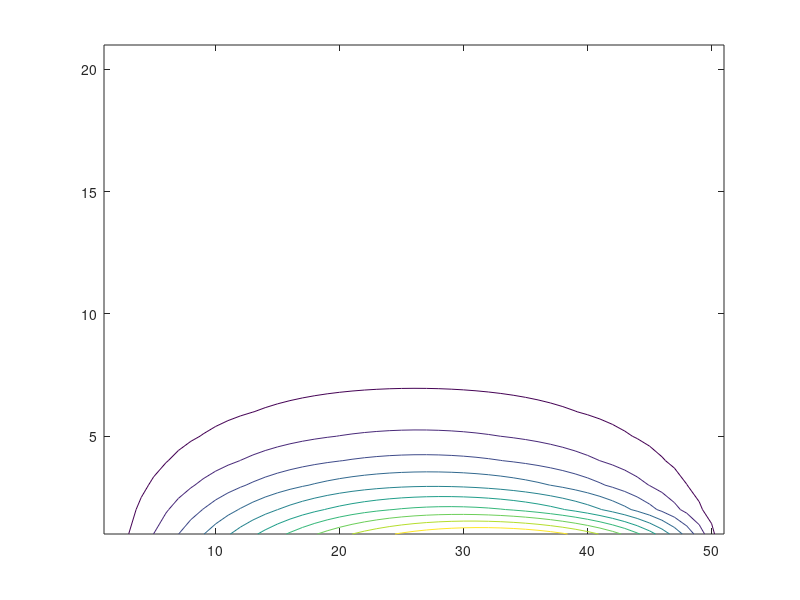

This chart was generated by the following MATLAB code:
function [] = parabolicbtcs()
%UNTITLED Summary of this function goes here
%   Detailed explanation goes here

f= @(x)(x-x*x)*exp(x);
M= 50;
N= 20;
x= 0:1/M:1;
t= 0:1/N:1;
h=(1/N)/((1/M)*(1/M));
U= zeros(N+1, M+1);
for i=1:M+1
    U(1,i)= f(x(i));
end
for j=1:N+1
    U(j,1)=0;
    U(j,M+1)=0;
end
for i=2:N+1
    A= zeros(M+1,M+1);
    R= zeros(M+1,1);
    for j=1:M+1
        if(j==1)
            A(1,1)=1;
            R(1)=0;
        else
            if(j==M+1)
                A(M+1,M+1)=1;
                R(M+1)=0;
            else
                A(j,j-1)= -h;
                A(j,j)= 1+2*h;
                A(j,j+1)= -h;
                R(j)= U(i-1,j);
            end
        end
        
    end
    U(i,:)=(A\R);
        
end
U
contour(U);
end